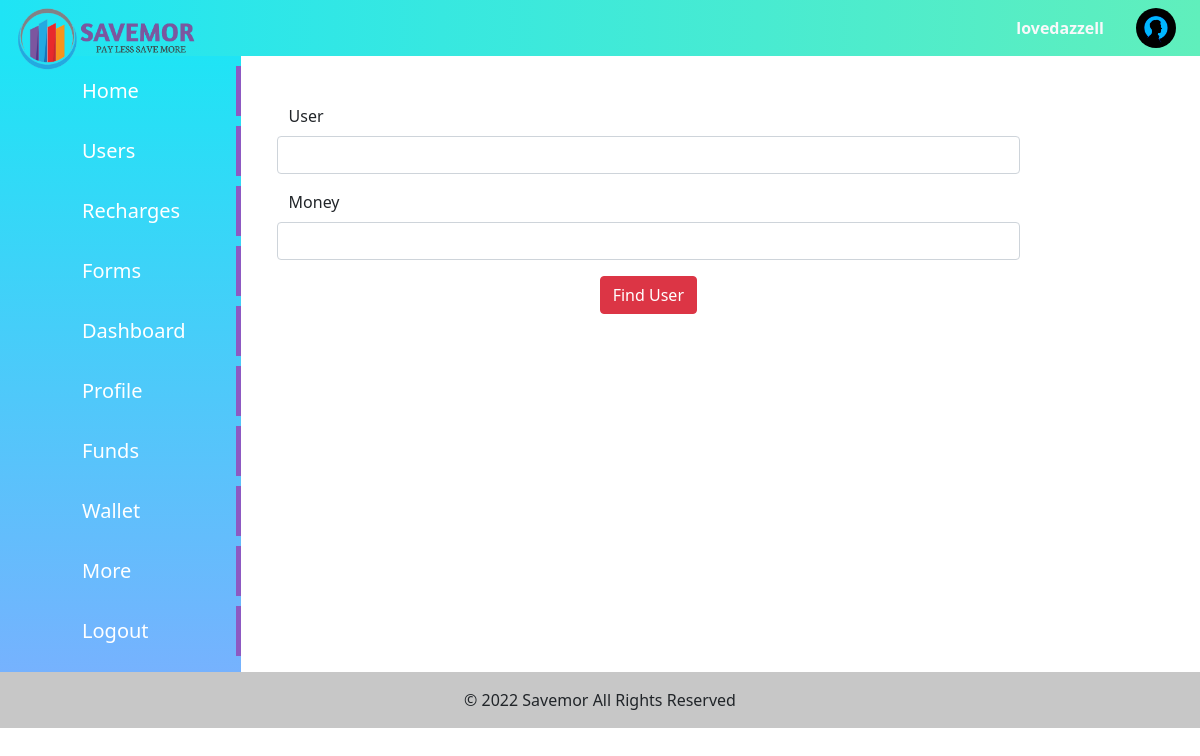
Page /dist/send_money/ (signed in) on the committed database.
### authentication/models.py (models this page shows)
class User(AbstractUser):
    username = models.CharField(max_length=50,blank = True, null = True)
    mobile = models.IntegerField(null=True,blank=True)
    status = models.CharField(max_length=100,default='I love Investments')
    profile_pic = models.ImageField(default='profile/profile.png',upload_to = 'profile')
    email = models.EmailField(unique=True)
    wallet = models.FloatField(default=0)
    kyc_status = models.BooleanField(default=False)
    kyc_pending = models.BooleanField(default=False)
    terms = models.BooleanField(default=False)
    distibutor_status = models.BooleanField(default=False)
    pin = models.IntegerField(null=True, blank= True)
    certificate_status = models.CharField(max_length=80,default='Regular')
    withdraw_amount = models.IntegerField(null=True)
    withdraw_status = models.BooleanField(default=False)
    Premium_user = models.BooleanField(default=False)
    premium_Created = models.DateField(null = True)
    refer_by = models.CharField(null=True,blank=True,max_length=70)
    USERNAME_FIELD = 'email'
    objects = UserManager()
    REQUIRED_FIELDS = []

### distributor/views.py (the view, shortened to what this page needs)
# urls.py: path('send_money/',views.send_money,name = 'send_money'),
@csrf_exempt
def send_money(request):
    form = send_money_form()
    context = {'form':form}
    return render(request,'dist/send_money.html',context)

### distributor/forms.py (shortened to what this page needs)
class send_money_form(forms.Form):
    user = forms.CharField(label_suffix="" ,widget=forms.TextInput(attrs={'class':'form-control','id':'user'}))
    money = forms.IntegerField(label_suffix="" ,required=False,widget=forms.NumberInput(attrs={'class':'form-control','id':'money'}))

### distributor/templates/dist/send_money.html (shortened to what this page needs)
{% extends "cust/base.html" %}
{% load static %}
{% block content %}
<div class="form-fd my-5 w-75 mx-5 " >
    <form action="" name="form" id="pin-form" method="POST" novalidate>
    {% for field in  form %}
    <div class="mb-3 row">
      <div class="form-label"> {{field.label_tag}}</div>
      {{field}}
    </div>
    {% endfor %}
    <p class="text-center">
        <input type="button" id="sendMoney" class="btn btn-danger" value="Find User" /></p>
    </form>
  </div>
{% endblock content %}

### cust/templates/cust/base.html (shortened to what this page needs)
<!DOCTYPE html>
{% load static %}
<html lang="en">
  <head>
  {% block css %}
  <link rel="stylesheet" href="{% static 'cust/css/bootstrap.css' %}" />
  <link rel="stylesheet" href="{% static 'cust/css/style.css' %}" />
  {% endblock css %}
  </head>
  <body>
    <header>
      <nav class="top bg-theme">
        <ul class="nav p-2">
          <li class="nav-item  h-100">
            <h4 class="my-auto" >
              <img src="{% static 'cust/images/savemor_logo1.png' %}" class="mx-2 logo-full"  style="width: 180px; position:absolute; " alt="">
            </h4>
          </li>
        </ul>
        <ul class="nav p-2">
          <li class="d-flex align-items-center ">
            <a class="nav-link  text-light  " href="{% url 'editprofile' %}"><b class="text-light" >{{request.user.username}}</b></a>
          </li>
          <li class="d-flex align-items-center ">
            <a href="{% url 'editprofile' %}"><img src="{{request.user.profile_pic.url}}" style="width: 40px;height: 40px; border-radius: 50%;" class="mx-3" alt="" >
            </a>
          </li>
        </ul>
      </nav>
    </header>
    <div class="content">
      <div class="content1 bg-panel">
        <div class="leftbar">
          <ul>
            {% if request.user.is_superuser == True %}
            <li class="">
             <a href="{% url  'admindisplay'%}">Home</a>
           </li>
           <li class="">
             <a href="{% url  'allusers'%}">Users</a>
           </li>
           <li class="">
            <a href="{% url 'recharge_admin'   %}">Recharges</a>
          </li>
           <li class="">
             <a href="{% url  'allforms'%}">Forms</a>
           </li>
            {% endif %}
             <li class="">
               <a href="{% url  'profile'%}">Dashboard</a>
             </li>
             <li><a href="{% url  'editprofile'%}">Profile</a></li>
             <li><a href="{% url  'userfdform'%}">Funds</a></li>
             <li><a href="{% url  'wallet'%}">Wallet</a></li>
             <li><a href="{% url  'setting'%}">More</a></li>
             <li><a href="{% url 'userlogout' %}">Logout</a></li>
        </ul>
        </div>
      </div>
      <div class="content2">
{% block content %}
{% endblock content %}
</div>
</div>
<footer style="background-color: rgb(248, 248, 248);" class=" text-center   text-lg-start">
  <div class="text-center p-3" style="background-color: rgba(0, 0, 0, 0.2);">
    © 2022 Savemor
    <a class="text-dark text-decoration-none " href=""> All Rights Reserved </a>
  </div>
</footer>
  </body>
</html>

### cust/static/cust/css/style.css (style rules this page uses)
* { margin: 0; padding:0; }
.top { display:flex; justify-content :space-between; }
.bg-theme { background:linear-gradient(to right,#1fe4f5,#60efbc) ; }
.bg-panel { background:linear-gradient(to bottom,#1fe4f5,#76b2fe) ; }
.leftbar { height: auto; display: flex; justify-content: center; }
.leftbar ul li { list-style-type: none; border-right: 5px solid #8d59c2; margin-top: 10px; padding: 10px 50px; transition: 0.5s; }
.leftbar ul li a { text-decoration: none; font-size: 20px; font-weight: 500; color:rgb(255, 255, 255); }
.content { display: grid; grid-template-columns: 0.2fr 1fr; }
.logo-full { display: block; }

### rows in the picture
User: user.username "lovedazzell", user.profile_pic (picture)

### other values in the picture
{{ field.label_tag }} "User" "Money"
